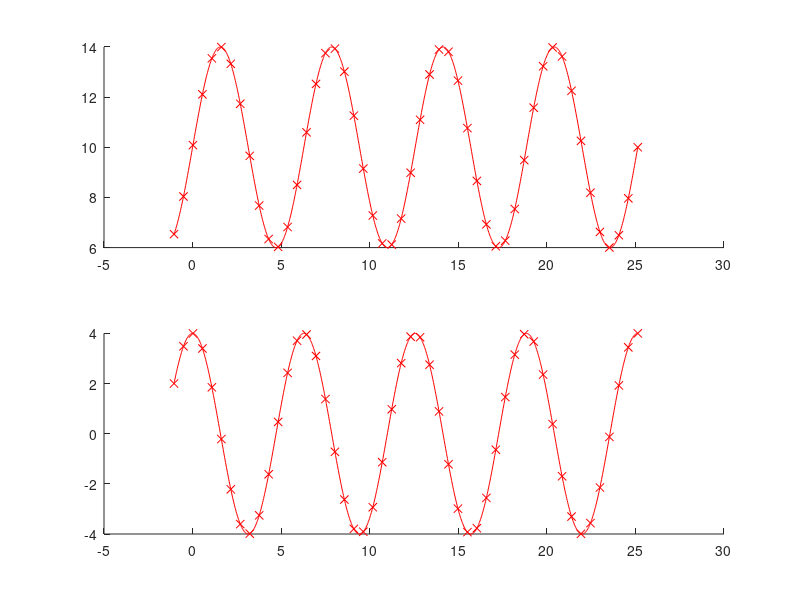

This figure's MATLAB source: (Note: this script raises an error after producing the figure.)
%% SCRIPT_TestFitPP
clear all
close all
clc

%% Create figure and axes
fig = figure;
axs(1) = subplot(2,1,1,'Parent',fig);
axs(2) = subplot(2,1,2,'Parent',fig);
hold(axs(1),'on');
hold(axs(2),'on');

%% Define and plot candidate data
n = 50;
x = linspace(-pi/3,4*(2*pi),n);
xx = linspace(min(x),max(x),20*n);

y = 4*sin(x) + 10;
yy = 4*sin(xx) + 10;

pltY = plot(axs(1),x,y,'xr');
pltYY = plot(axs(1),xx,yy,'r');

%% Define and plot derivative
dy = 4*cos(x);
dyy = 4*cos(xx);

pltDY = plot(axs(2),x,dy,'xr');
pltDYY = plot(axs(2),xx,dyy,'r');

%% FitPP (no constraints on derivative)
xxx = linspace(min(x),max(x),50000);
fpp = fitpp(x,y);
yyFPP = ppval(fpp,xxx);

pltFPP = plot(axs(1),xxx,yyFPP,'k');

%% Define and plot derivative of piecewise polynomial fit
dfpp = diffpp(fpp);
dyyFPP = ppval(dfpp,xxx);

pltDFPP = plot(axs(2),xxx,dyyFPP,'b');

%% Integrate piecewise polynomial derivative and plot
idfpp = intpp(dfpp);
idyyFPP = ppval(idfpp,xxx);

pltIDFPP = plot(axs(1),xxx,idyyFPP,'m');

%% Apply integration constatnt at first breakpoint
idfpp = intpp(dfpp,y(1));
idyyFPP = ppval(idfpp,xxx);

pltIDFPP = plot(axs(1),xxx,idyyFPP,'g--','LineWidth',1.5);

%% Apply integration constant at random breakpoint
x_rand = (max(x) - min(x)).*rand(1) + min(x);
y_rand = ppval(fpp,x_rand);
idfpp = intpp(dfpp,y_rand,x_rand);
idyyFPP = ppval(idfpp,xxx);

pltIDFPP = plot(axs(1),xxx,idyyFPP,'c--','LineWidth',1);

%% FitPP (with constraints on derivative)
fpp = fitpp(x,y,x,dy);
yyFPP = ppval(fpp,xx);

pltFPP = plot(axs(1),xx,yyFPP,'b');

%% Define and plot derivative of piecewise polynomial fit
dfpp = diffpp(fpp);
dyyFPP = ppval(dfpp,xx);

pltDFPP = plot(axs(2),xx,dyyFPP,'b');

%% Integrate piecewise polynomial derivative and plot
idfpp = intpp(dfpp);
idyyFPP = ppval(idfpp,xx);

pltIDFPP = plot(axs(1),xx,idyyFPP,'m');

%% Apply integration constatnt at first breakpoint
idfpp = intpp(dfpp,y(1));
idyyFPP = ppval(idfpp,xx);

pltIDFPP = plot(axs(1),xx,idyyFPP,'g--','LineWidth',1.5);

%% Apply integration constant at random breakpoint
x_rand = (max(x) - min(x)).*rand(1) + min(x);
y_rand = ppval(fpp,x_rand);
idfpp = intpp(dfpp,y_rand,x_rand);

pltIDFPP = plot(axs(1),xx,idyyFPP,'c--','LineWidth',1);